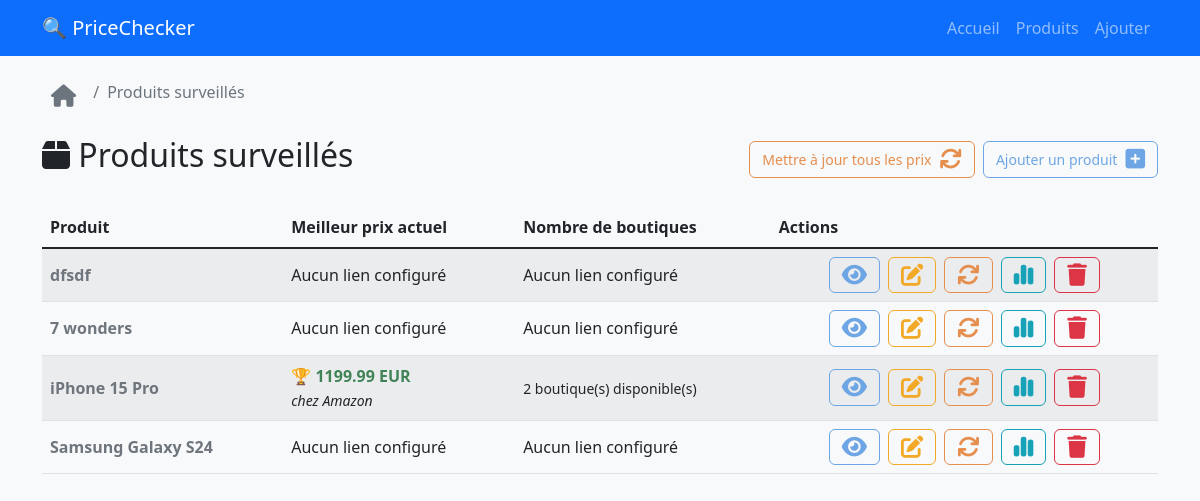
The page /products on the database as committed earlier.
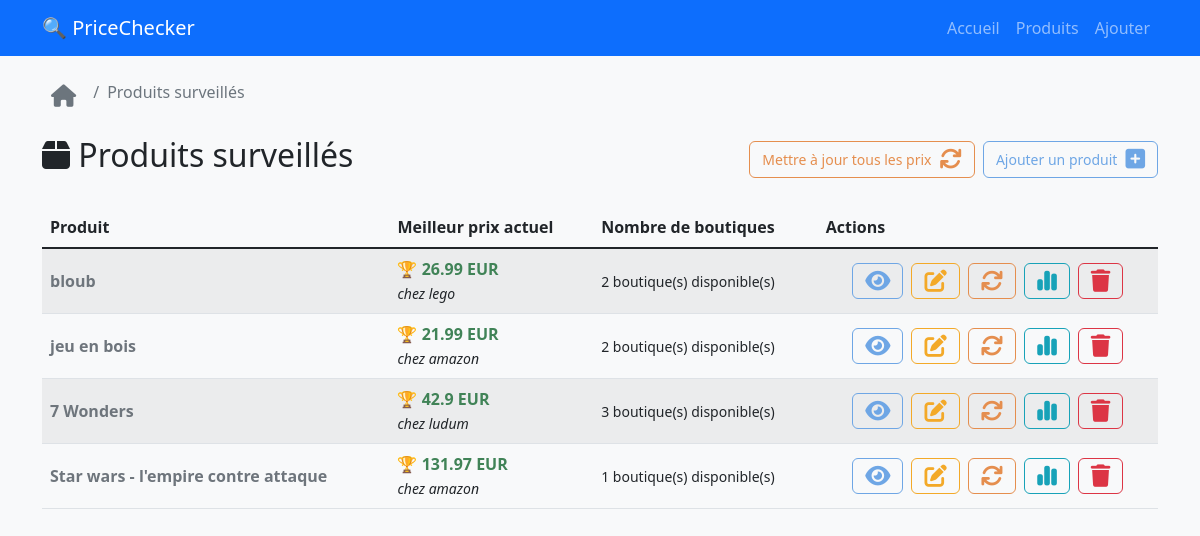
The same page on the database as committed later.
### tables this page shows
CREATE TABLE products (
            id INTEGER PRIMARY KEY AUTOINCREMENT,
            name TEXT NOT NULL,
            description TEXT,
            created_at DATETIME DEFAULT CURRENT_TIMESTAMP,
            updated_at DATETIME DEFAULT CURRENT_TIMESTAMP
        );

CREATE TABLE price_history (
            id INTEGER PRIMARY KEY AUTOINCREMENT,
            product_link_id INTEGER NOT NULL,
            price REAL,
            currency TEXT DEFAULT 'EUR',
            is_available BOOLEAN DEFAULT TRUE,
            error_message TEXT,
            scraped_at DATETIME DEFAULT CURRENT_TIMESTAMP,
            FOREIGN KEY (product_link_id) REFERENCES product_links (id) ON DELETE CASCADE
        );

CREATE TABLE product_links (
            id INTEGER PRIMARY KEY AUTOINCREMENT,
            product_id INTEGER NOT NULL,
            shop_name TEXT NOT NULL,
            url TEXT NOT NULL,
            css_selector TEXT,
            created_at DATETIME DEFAULT CURRENT_TIMESTAMP,
            FOREIGN KEY (product_id) REFERENCES products (id) ON DELETE CASCADE
        );

### app/routes.py (the view)
@main.route('/products')
def products():
    try:
        products = get_all_products()
        for product in products:
            try:
                price_data = get_latest_prices(product['id'])
                if price_data and 'best_price' in price_data:
                    product['best_price'] = price_data['best_price']
                else:
                    product['best_price'] = None
                if price_data and 'prices' in price_data:
                    available_prices = [
                        p for p in price_data['prices']
                        if p['is_available'] and p['price'] is not None
                    ]
                    product['available_shops'] = len(available_prices)
                    product['has_prices'] = len(price_data['prices']) > 0
                    product['recent_prices'] = available_prices[:3]
                else:
                    product['available_shops'] = 0
                    product['has_prices'] = False
                    product['recent_prices'] = []
            except Exception as e:
                logger.warning(f"Erreur récupération prix pour produit {product['id']}: {e}")
                product['best_price'] = None
                product['available_shops'] = 0
                product['has_prices'] = False
                product['recent_prices'] = []
        return render_template('products.html', products=products)
    except Exception as e:
        logger.error(f"Erreur lors du chargement des produits: {e}")
        flash('Erreur lors du chargement des produits', 'error')
        return render_template('products.html', products=[])

### database/models.py (called while the page is built)
def get_db_connection():
    try:
        if current_app:
            db_path = current_app.config.get('DATABASE_PATH', 'pricechecker.db')
        else:
            db_path = 'pricechecker.db'
        conn = sqlite3.connect(db_path)
        conn.row_factory = sqlite3.Row
        if hasattr(current_app.config, 'SQLITE_PRAGMAS'):
            for pragma, value in current_app.config.SQLITE_PRAGMAS.items():
                conn.execute(f"PRAGMA {pragma} = {value}")
        return conn
    except Exception as e:
        logger.error(f"Erreur connexion DB: {e}")
        raise

def dict_from_row(row):
    if row is None:
        return None
    return {key: row[key] for key in row.keys()}

def get_all_products():
    conn = get_db_connection()
    cursor = conn.cursor()
    rows = cursor.execute('''
        SELECT id, name, description, created_at, updated_at
        FROM products
        ORDER BY created_at DESC
    ''').fetchall()
    conn.close()
    products = []
    for row in rows:
        product_dict = dict_from_row(row)
        if product_dict['created_at']:
            pass
        products.append(product_dict)
    return products

### app/templates/products.html (shortened to what the changed rows need)
{% extends "base.html" %}
{% block content %}
<div class="row">
    <div class="col-md-12">
        <div class="d-flex justify-content-between align-items-center mb-4">
            <h2><i class="fa-solid fa-box"></i> Produits surveillés</h2>
        </div>
        {% if products %}
            <div class="table-responsive">
            <table class="table table-striped">
                <thead>
                    <tr>
                        <th>Produit</th>
                        <th>Meilleur prix actuel</th>
                        <th>Nombre de boutiques</th>
                        <th>Actions</th>
                    </tr>
                </thead>
                <tbody>
                    {% for product in products %}
                        <tr>
                            <td class="td-vertical-middle">
                                <span class="clean-link">
                                    <a href="{{ url_for('main.product_detail', product_id=product.id) }}">
                                        <strong>{{ product.name }}</strong>
                                    </a>
                                </span>
                            </td>
                            <td class="td-vertical-middle">
                                {% if product.best_price %}
                                    <div class="best-price">
                                        <a href="{{ product.best_price.url }}"
                                        target="_blank"
                                        class="clean-bestprice">
                                            <strong>🏆 {{ product.best_price.price }} {{ product.best_price.currency }}</strong>
                                        </a>
                                        <br>
                                        <small><i>chez {{ product.best_price.shop_name }}</i></small>
                                    </div>
                                {% else %}
                                    <div class="no-price">
                                        {% if product.has_prices %}
                                            ⚠️ Aucun prix disponible
                                        {% else %}
                                            Aucun lien configuré
                                        {% endif %}
                                    </div>
                                {% endif %}
                            </td>
                            <td class="td-vertical-middle">
                                {% if product.available_shops > 0 %}
                                    <small class="shop-count">
                                         {{ product.available_shops }} boutique(s) disponible(s)
                                    </small>
                                {% else %}
                                    <div class="no-shop">
                                        Aucun lien configuré
                                    </div>
                                {% endif %}
                            </td>
                            <td class="td-vertical-middle">
                                <div class="d-flex gap-2 justify-content-center action-buttons">
                                    <a href="{{ url_for('main.product_detail', product_id=product.id) }}"
                                        class="btn btn-action-view btn-sm"
                                        title="Voir les détails">
                                        <i class="fas fa-eye"></i>
                                    </a>
                                    <a href="{{ url_for('main.edit_product', product_id=product.id) }}"
                                        class="btn btn-action-edit btn-sm"
                                        title="Modifier le produit">
                                        <i class="fas fa-edit"></i>
                                    </a>
                                    <form method="POST" action="{{ url_for('main.products_single_scrape', product_id=product.id) }}" class="d-inline" title="Récupérer les prix">
                                        <button type="submit" class="btn btn-action-scrap btn-sm btn-single-scrape"
                                                data-product-id="{{ product.id }}"
                                                onclick="handleSingleScrapeClick(this, event);">
                                            <i class="fa-solid fa-arrows-rotate"></i>
                                        </button>
                                    </form>
                                    <a href="{{ url_for('main.price_history', product_id=product.id) }}"
                                        class="btn btn-action-chart btn-sm"
                                        title="Historique des prix">
                                        <i class="fa-solid fa-chart-simple"></i>
                                    </a>
                                    <button type="button"
                                        class="btn btn-action-delete btn-sm"
                                        title="Supprimer le produit"
                                        onclick="confirmDeleteProduct('{{ product.id }}', '{{ product.name|e }}')">
                                        <i class="fas fa-trash"></i>
                                    </button>
                                </div>
                            </td>
                        </tr>
                    {% endfor %}
                </tbody>
            </table>
        {% endif %}
        </div>
    </div>
</div>
{% endblock %}

Rows that differ between the two databases and show on the page:
removed products: name "dfsdf", shows "Aucun lien configuré"
removed products: name "7 wonders", shows "Aucun lien configuré"
removed products: name "iPhone 15 Pro", best_price.price "1199.99", best_price.currency "EUR", best_price.shop_name "Amazon", available_shops "2"
removed products: name "Samsung Galaxy S24", shows "Aucun lien configuré"
added products: name "bloub", best_price.price "26.99", best_price.currency "EUR", best_price.shop_name "lego", available_shops "2"
added products: name "jeu en bois", best_price.price "21.99", best_price.currency "EUR", best_price.shop_name "amazon", available_shops "2"
added products: name "7 Wonders", best_price.price "42.9", best_price.currency "EUR", best_price.shop_name "ludum", available_shops "3"
added products: name "Star wars - l'empire contre attaque", best_price.price "131.97", best_price.currency "EUR", best_price.shop_name "amazon", available_shops "1"
